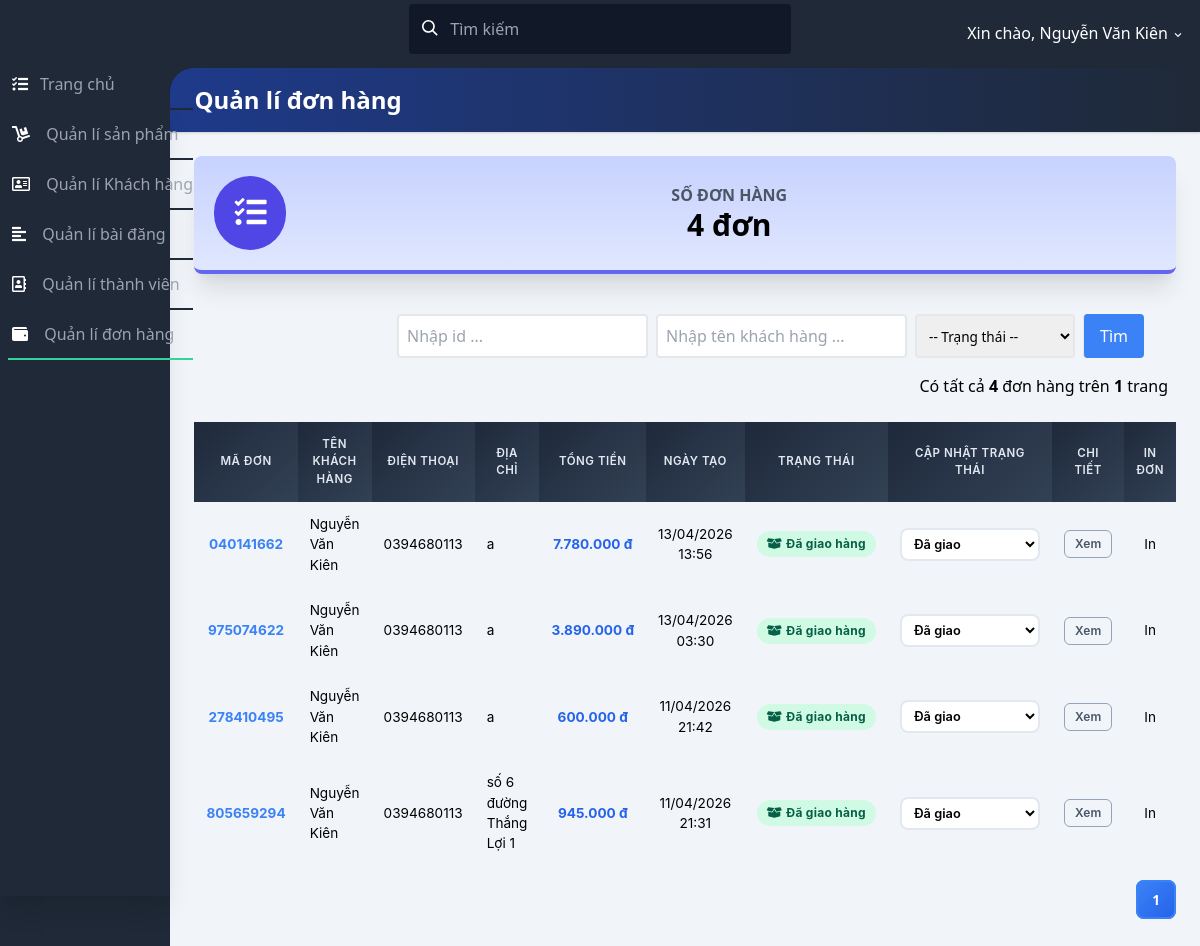
The app's page /admin/quanlidonhang.php (signed in) with its own data.
### tables this page shows
CREATE TABLE IF NOT EXISTS `oder` (
  `id` int(11) NOT NULL AUTO_INCREMENT,
  `order_code` varchar(9) DEFAULT NULL,
  `tenkh` varchar(255) DEFAULT NULL,
  `diachi` varchar(255) DEFAULT NULL,
  `sdt` varchar(255) DEFAULT NULL,
  `note` varchar(255) DEFAULT NULL,
  `ngaytao` int(11) DEFAULT NULL,
  `tongtien` int(11) DEFAULT NULL,
  `donhangthang` int(11) DEFAULT NULL,
  `status` varchar(20) DEFAULT 'PENDING',
  `payment_status` varchar(20) DEFAULT 'UNPAID',
  `vnpay_tranId` varchar(100) DEFAULT NULL,
  `makh` int(11) DEFAULT NULL,
  PRIMARY KEY (`id`),
  UNIQUE KEY `oder_order_code_uq` (`order_code`)
);

### admin/quanlidonhang.php (the view, shortened to what the rows shown need)
<?php
include './connect_db.php';
require_once dirname(__DIR__) . '/includes/inventory_helper.php';
$item_per_page = max(1, min(100, (int)($_GET['per_page'] ?? 6)));
$current_page = max(1, (int)($_GET['page'] ?? 1));
$offset = ($current_page - 1) * $item_per_page;
if (!empty($where)) {
    $result = mysqli_query(
        $con,
        "SELECT * FROM `oder` where (" . $where . ") ORDER BY `id` DESC  LIMIT "
        . $item_per_page . " OFFSET " . $offset
    );
} else {
    $result = mysqli_query(
        $con,
        "SELECT * FROM `oder` ORDER BY `id` DESC  LIMIT "
        . $item_per_page . " OFFSET " . $offset
    );
}
function getAdminStatusInfo($status) {
    $map = [
        'PENDING'    => ['label' => 'Chờ xử lý',      'color' => 'yellow', 'icon' => 'fa-clock'],
        'CONFIRMED'  => ['label' => 'Đã xác nhận',    'color' => 'blue',   'icon' => 'fa-check-circle'],
        'SHIPPING'   => ['label' => 'Đang giao hàng', 'color' => 'purple', 'icon' => 'fa-truck'],
        'DELIVERED'  => ['label' => 'Đã giao hàng',   'color' => 'green',  'icon' => 'fa-box-open'],
        'CANCELLED'  => ['label' => 'Đã hủy',         'color' => 'red',    'icon' => 'fa-times-circle'],
    ];
    return $map[strtoupper($status)] ?? $map['PENDING'];
}
?>
<!DOCTYPE html>
<html lang="en">
<head>
    <link href="https://use.fontawesome.com/releases/v5.3.1/css/all.css" rel="stylesheet">
    <link href="https://unpkg.com/tailwindcss@^2/dist/tailwind.min.css" rel="stylesheet">
    <link href="https://afeld.github.io/emoji-css/emoji.css" rel="stylesheet">
    <link href="css/test.css" rel="stylesheet">
</head>
<body class="bg-gray-800 font-sans leading-normal tracking-normal mt-12">
    <div class="flex flex-col md:flex-row">
        <div class="main-content flex-1 bg-gray-100 mt-12 md:mt-2 pb-24 md:pb-5">
            <div class="flex flex-wrap">
                <div class="w-full p-6">
                    <table id="table_customers">
                        <thead class="bg-blue-300">
                            <tr class="border-2">
                                <th class="w-1/12">Mã đơn</th>
                                <th class="w-2/12">Tên khách hàng</th>
                                <th class="w-1/12">Điện thoại</th>
                                <th class="w-2/12">Địa chỉ</th>
                                <th class="w-1/12">Tổng tiền</th>
                                <th class="w-1/12">Ngày tạo</th>
                                <th class="w-1/12">Trạng thái</th>
                                <th class="w-1/12">Cập nhật trạng thái</th>
                                <th class="w-1/12">Chi tiết</th>
                                <th class="w-1/12">In đơn</th>
                            </tr>
                        </thead>
                        <tbody>
                            <?php
                            while ($row = mysqli_fetch_array($result)) {
                                $row['sdt'] = app_decrypt_field($row['sdt'] ?? '', 'oder.sdt');
                                $row['diachi'] = app_decrypt_field($row['diachi'] ?? '', 'oder.diachi');
                                $row['note'] = app_decrypt_field($row['note'] ?? '', 'oder.note');
                                $statusInfo = getAdminStatusInfo($row['status'] ?? 'PENDING');
                                ?>
                                <tr>
                                    <td class="text-center font-bold" style="color:#3b82f6;"><?= e(!empty($row['order_code']) ? $row['order_code'] : '#' . $row['id']) ?></td>
                                    <td><?= e($row['tenkh']) ?></td>
                                    <td class="text-center"><?= e($row['sdt']) ?></td>
                                    <td><?= e($row['diachi']) ?></td>
                                    <td class="text-center font-bold" style="color:#2563eb;"><?= e(number_format($row['tongtien'], 0, ',', '.')) ?>&nbsp;đ</td>
                                    <td class="text-center"><?= e(date('d/m/Y H:i', $row['ngaytao'])) ?></td>
                                    <td class="text-center">
                                        <span class="status-badge status-<?= e($statusInfo['color']) ?>">
                                            <i class="fas <?= e($statusInfo['icon']) ?>"></i>
                                            <?= e($statusInfo['label']) ?>
                                        </span>
                                    </td>
                                    <td class="text-center">
                                        <form method="POST" action="quanlidonhang.php<?= e(!empty($_GET['page']) ? '?page=' . max(1, (int)$_GET['page']) : '') ?>" class="status-form">
                                            <select name="new_status" class="status-select">
                                                <option value="DELIVERED" <?= e(($row['status'] ?? '') == 'DELIVERED' ? 'selected' : '') ?>>Đã giao</option>
                                            </select>
                                        </form>
                                    </td>
                                    <td class="text-center">
                                        <button class="btn-detail" type="button" data-order-detail="<?= (int)$row['id'] ?>">Xem</button>
                                    </td>
                                    <td class="text-center doimau"> <form method="post" action="inhoadon.php" target="_blank" style="display:inline;">
                                            <button type="submit" style="background:none;border:0;color:inherit;font:inherit;cursor:pointer;">In</button>
                                        </form>
                                    </td>
                                </tr>
                                <?php
                            } ?>
                        </tbody>
                    </table>
                </div>
            </div>
        </div>
    </div>
</body>
</html>

### records on screen
oder: order_code "040141662", tenkh "Nguyễn Văn Kiên", sdt "0394680113", diachi "a", tongtien "7.780.000", ngaytao "13/04/2026 13:56", status "Đã giao hàng"
oder: order_code "975074622", tenkh "Nguyễn Văn Kiên", sdt "0394680113", diachi "a", tongtien "3.890.000", ngaytao "13/04/2026 03:30", status "Đã giao hàng"
oder: order_code "278410495", tenkh "Nguyễn Văn Kiên", sdt "0394680113", diachi "a", tongtien "600.000", ngaytao "11/04/2026 21:42", status "Đã giao hàng"
oder: order_code "805659294", tenkh "Nguyễn Văn Kiên", sdt "0394680113", diachi "số 6 đường Thắng Lợi 1", tongtien "945.000", ngaytao "11/04/2026 21:31", status "Đã giao hàng"

### other values on screen
$_SESSION['dangnhap1'] "Nguyễn Văn Kiên"
$totalRecords "4"
$totalPages "1"
